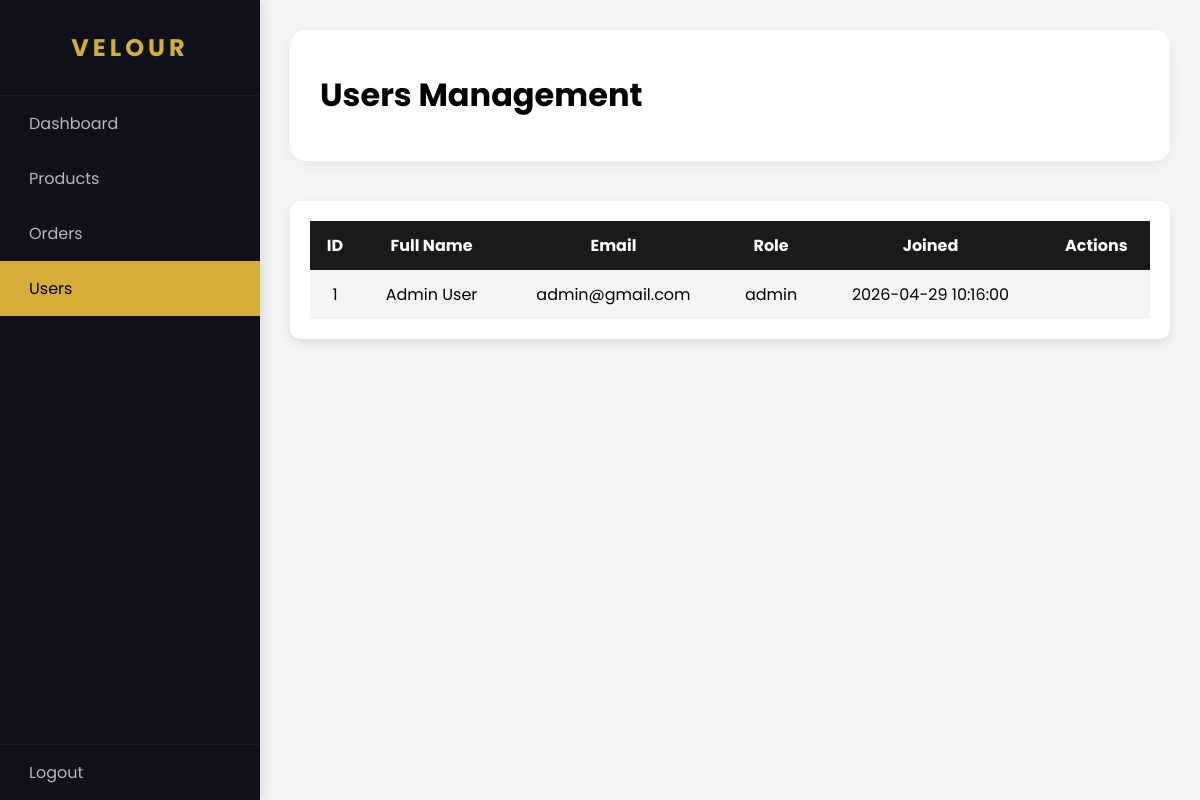
/users.php (signed in), run on the app's committed database.
### tables this page shows
CREATE TABLE IF NOT EXISTS users (
    id INT AUTO_INCREMENT PRIMARY KEY,
    fullname VARCHAR(100) NOT NULL,
    email VARCHAR(100) UNIQUE NOT NULL,
    password VARCHAR(255) NOT NULL,
    role ENUM('user', 'admin') DEFAULT 'user',
    created_at TIMESTAMP DEFAULT CURRENT_TIMESTAMP
);

### users.php (the view, shortened to what this page needs)
<?php
include('../db.php');
?>
<!DOCTYPE html>
<html lang="en">
<head>
    <link rel="stylesheet" href="admin.css">
</head>
<body>
<div class="sidebar">
    <div class="sidebar-logo">VELOUR</div>
    <a href="admin.php">Dashboard</a>
    <a href="products.php">Products</a>
    <a href="orders.php">Orders</a>
    <a href="users.php" class="active">Users</a>
    <div class="sidebar-footer"><a href="../logout.php" class="logout-btn">Logout</a></div>
</div>
<div class="main">
    <div class="topbar"><h1>Users Management</h1></div>
    <div class="table-section">
        <table>
            <tr>
                <th>ID</th>
                <th>Full Name</th>
                <th>Email</th>
                <th>Role</th>
                <th>Joined</th>
                <th>Actions</th>
            </tr>
            <?php
            $res = mysqli_query($conn, "SELECT * FROM users");
            while ($row = mysqli_fetch_assoc($res)) {
                ?>
                <tr>
                    <td><?php echo $row['id']; ?></td>
                    <td><?php echo $row['fullname']; ?></td>
                    <td><?php echo $row['email']; ?></td>
                    <td><?php echo $row['role']; ?></td>
                    <td><?php echo $row['created_at']; ?></td>
                    <td>
                    </td>
                </tr>
                <?php
            }
            ?>
        </table>
    </div>
</div>
</body>
</html>

### admin.css (style rules this page uses)
body { margin: 0; font-family: 'Poppins', sans-serif; display: flex; background: #f5f5f5; }
.sidebar { width: 260px; height: 100vh; background: #0f111a; color: white; padding: 0; position: fixed; display: flex; flex-direction: column; box-shadow: 4px 0 10px rgba(0,0,0,0.1); }
.sidebar-logo { padding: 30px 20px; font-size: 24px; font-weight: 700; letter-spacing: 4px; color: #d4af37; text-align: center; border-bottom: 1px solid rgba(255,255,255,0.05); }
.sidebar a { display: flex; align-items: center; gap: 15px; color: rgba(255,255,255,0.7); text-decoration: none; padding: 15px 25px; transition: all 0.3s; border-left: 4px solid transparent; }
.sidebar a.active { background: rgba(212, 175, 55, 0.15); color: #d4af37; border-left-color: #d4af37; }
.sidebar-footer { margin-top: auto; border-top: 1px solid rgba(255,255,255,0.05); }
.main { margin-left: 260px; padding: 30px; width: calc(100% - 260px); }
.topbar { display: flex; justify-content: space-between; align-items: center; margin-bottom: 40px; background: white; padding: 20px 30px; border-radius: 15px; box-shadow: 0 4px 15px rgba(0,0,0,0.05); }
.table-section { background: white; padding: 20px; border-radius: 10px; box-shadow: 0 4px 10px rgba(0,0,0,0.1); }
table { width: 100%; border-collapse: collapse; }
th, td { padding: 12px; text-align: center; }
th { background: #1a1a1a; color: white; }
tr:nth-child(even) { background: #f5f5f5; }
.sidebar a.active { background: #d4af37; color: black; }

### data on the page
users: id "1", fullname "Admin User", email "admin@gmail.com", role "admin", created_at "2026-04-29 10:16:00"
